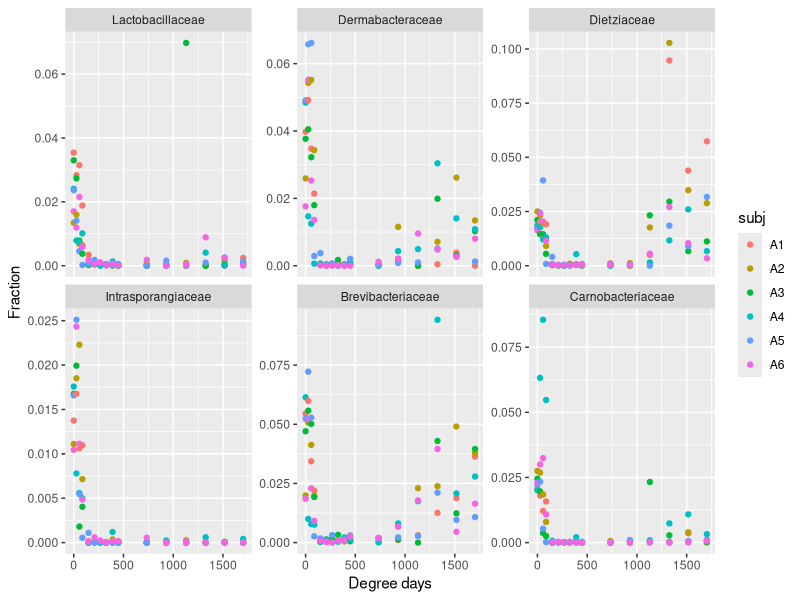
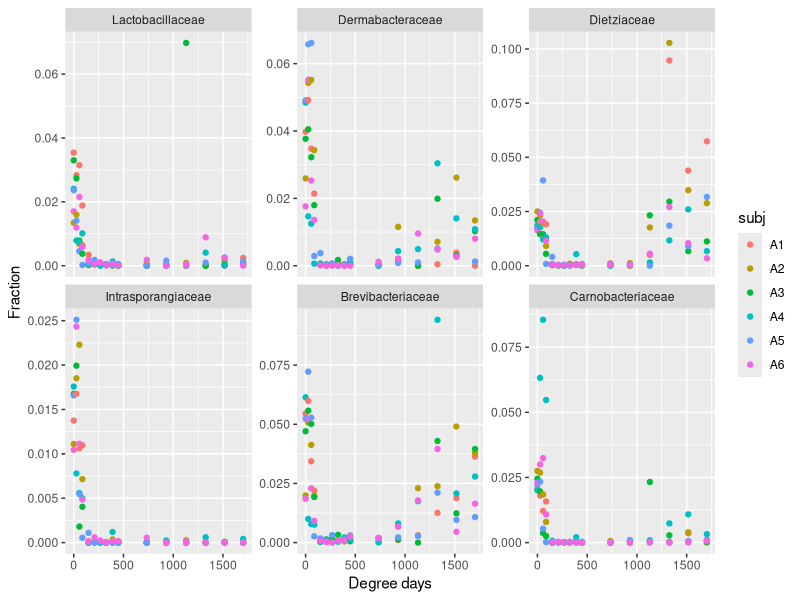

Here is the R script that generated these plots, in order:
library("tidyverse")

## These are the top 6 families (in terms of IncNodePurity) from the
## model with the stricter inclusion criterion (hit_1perc_twice):
topChoices <- c("Lactobacillaceae", "Dermabacteraceae", "Dietziaceae", "Intrasporangiaceae", "Brevibacteriaceae", "Carnobacteriaceae")


## Using the dataset without the weird observations from subj. A3, day 40.
indivT <- read_csv("../../families_massaged.csv")

chooseT <- indivT %>%
  filter(taxa %in% topChoices)
chooseT$taxa <- factor(chooseT$taxa, levels=topChoices)

ggplot(chooseT, aes(degdays, fracBySubjDay)) +
  geom_point(aes(color=subj)) +
  labs(x="Degree days", y="Fraction") +
  facet_wrap(~taxa, scales="free_y")  ## Allow diff. y-scales across panels.
  ## facet_wrap(~taxa)  ## Keep y-scales same across panels.
ggsave("influential_family_taxa_panel_first_two_weeks.pdf", width=7, height=4, units="in")
